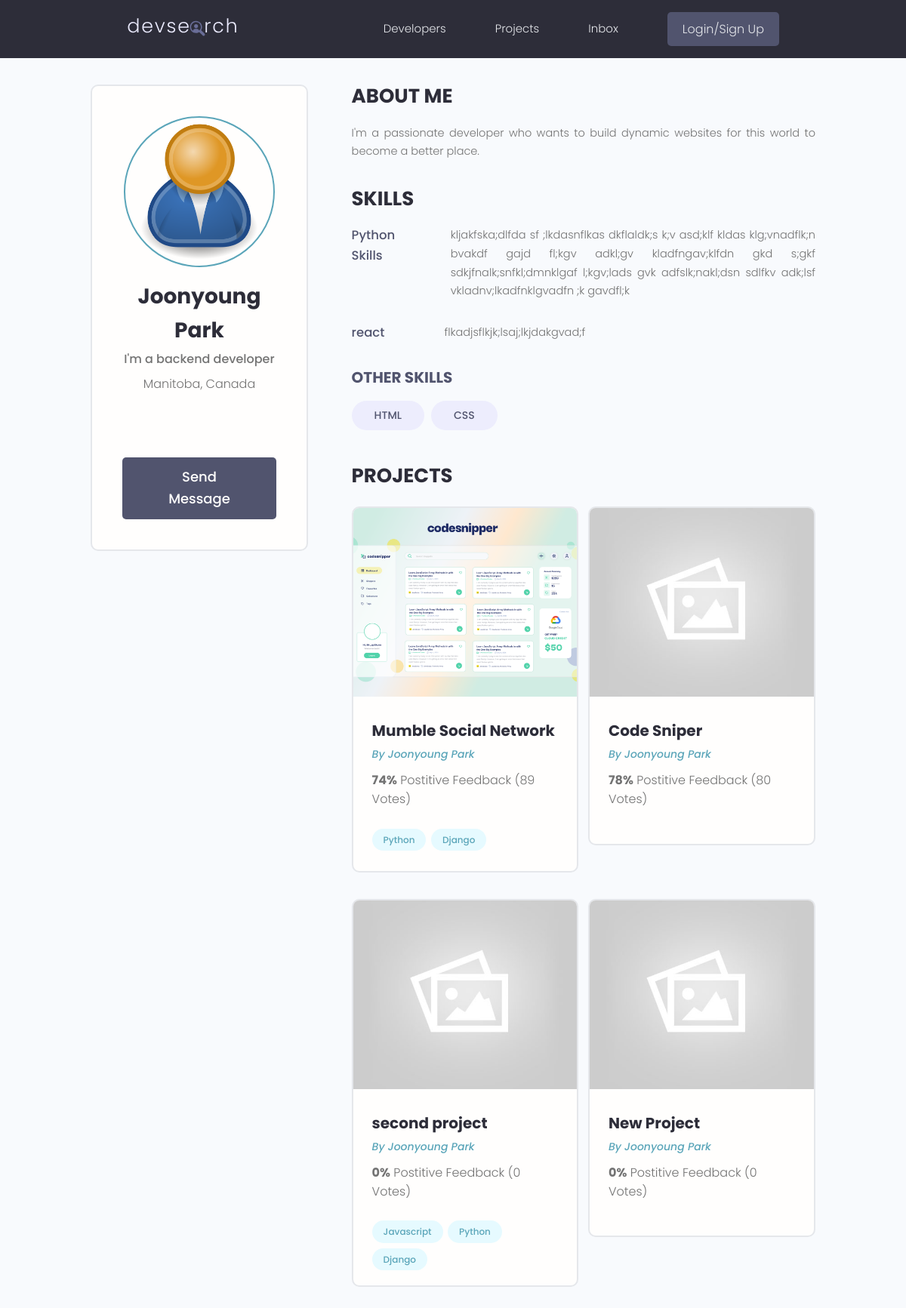
The app's page /profile/18514f36-1c41-44f2-a470-2cd6156ea5cc/ with its own data.
### users/models.py (models this page shows, shortened)
class Profile(models.Model):
    user = models.OneToOneField(
        User, on_delete=models.CASCADE, null=True, blank=True)
    name = models.CharField(max_length=200, blank=True, null=True)
    email = models.EmailField(max_length=500, blank=True, null=True)
    username = models.CharField(max_length=200, blank=True, null=True)
    location = models.CharField(max_length=200, blank=True, null=True)
    short_intro = models.CharField(max_length=200, blank=True, null=True)
    bio = models.TextField(blank=True, null=True)
    profile_image = models.ImageField(
        null=True, blank=True, upload_to='profiles/', default="profiles/user-default.png")
    social_github = models.CharField(max_length=200, blank=True, null=True)
    social_twitter = models.CharField(max_length=200, blank=True, null=True)
    social_linkedin = models.CharField(max_length=200, blank=True, null=True)
    social_youtube = models.CharField(max_length=200, blank=True, null=True)
    social_website = models.CharField(max_length=200, blank=True, null=True)
    created = models.DateTimeField(auto_now_add=True)
    id = models.UUIDField(default=uuid.uuid4, unique=True,
                          primary_key=True, editable=False)

class Skill(models.Model):
    owner = models.ForeignKey(
        Profile, on_delete=models.CASCADE, null=True, blank=True)
    name = models.CharField(max_length=200, blank=True, null=True)
    description = models.TextField(blank=True, null=True)
    created = models.DateTimeField(auto_now_add=True)
    id = models.UUIDField(default=uuid.uuid4, unique=True,
                          primary_key=True, editable=False)
    def __str__(self):
        return str(self.name)

### projects/models.py (models this page shows, shortened)
class Project(models.Model):
    owner = models.ForeignKey(
        Profile, null=True, blank=True, on_delete=models.SET_NULL)
    title = models.CharField(max_length=200)
    description = models.TextField(null=True, blank=True)
    featured_image = models.ImageField(
        null=True, blank=True, default="default.jpg")
    demo_link = models.CharField(max_length=2000, null=True, blank=True)
    source_link = models.CharField(max_length=2000, null=True, blank=True)
    tags = models.ManyToManyField('Tag', blank=False, null=False)
    vote_total = models.IntegerField(default=0, null=True, blank=True)
    vote_ratio = models.IntegerField(default=0, null=True, blank=True)
    created = models.DateTimeField(auto_now_add=True)
    id = models.UUIDField(default=uuid.uuid4, unique=True,
                          primary_key=True, editable=False)

class Tag(models.Model):
    name = models.CharField(max_length=200)
    created = models.DateTimeField(auto_now_add=True)
    id = models.UUIDField(default=uuid.uuid4, unique=True,
                          primary_key=True, editable=False)
    def __str__(self):
        return self.name

### users/views.py (the view)
# urls.py: path('profile/<str:pk>/', views.userProfile, name="user-profile"),
def userProfile(request, pk):
    profile = Profile.objects.get(id=pk)
    topSkills = profile.skill_set.exclude(description__exact="")
    otherSkills = profile.skill_set.filter(description="")
    context = {'profile': profile, 'topSkills': topSkills,
               'otherSkills': otherSkills}
    return render(request, 'users/user-profile.html', context)

### users/templates/users/user-profile.html (shortened to what this page needs)
{% extends 'main.html' %}
{% block content %}
<main class="profile my-md">
    <div class="container">
        <div class="layout">
            <div class="column column--1of3">
                <div class="card text-center">
                    <div class="card__body dev">
                        <img class="avatar avatar--xl" src="{{ profile.profile_image.url }}" />
                        <h2 class="dev__name">{{profile.name}}</h2>
                        <p class="dev__title"> {{profile.short_intro}}</p>
                        <p class="dev__location">{{profile.location}}</p>
                        <ul class="dev__social">
                        </ul>
                        <a href="#" class="btn btn--sub btn--lg">Send Message </a>
                    </div>
                </div>
            </div>
            <div class="column column--2of3">
                <div class="devInfo">
                    <h3 class="devInfo__title">About Me</h3>
                    <p class="devInfo__about">{{profile.bio}}</p>
                </div>
                <div class="devInfo">
                    <h3 class="devInfo__title">Skills</h3>
                    <div class="devInfo__skills">
                        {% for skill in topSkills %}
                        <div class="devSkill">
                            <h4 class="devSkill__title">{{skill.name}}</h4>
                            <p class="devSkill__info"> {{skill.description}}</p>
                        </div>
                        {% endfor %}
                        <h3 class="devInfo__subtitle">Other Skills</h3>
                        <div class="devInfo__otherSkills">
                            {% for skill in otherSkills %}
                            <span class="tag tag--pill tag--sub tag--lg">
                                <small>{{skill}}</small>
                            </span>
                            {% endfor %}
                        </div>
                    </div>
                </div>
                <div class="devInfo">
                    <h3 class="devInfo__title">Projects</h3>
                    <div class="grid grid--two">
                        {% for project in profile.project_set.all %}
                        <div class="column">
                            <div class="card project">
                                <a href="{% url 'project' project.id %}" class="project">
                                    <img class="project__thumbnail" src="{{project.featured_image.url}}"
                                        alt="project thumbnail" />
                                    <div class="card__body">
                                        <h3 class="project__title">{{project.title}}</h3>
                                        <p><a class="project__author"
                                                href="{% url 'user-profile' project.owner.id %}">By
                                                {{project.owner.name}}</a>
                                        </p>
                                        <p class="project--rating">
                                            <span style="font-weight: bold;">{{project.vote_ratio}}%</span> Postitive
                                            Feedback ({{project.vote_total}} Vote{{project.vote_total|pluralize:"s"}})
                                        </p>
                                        <div class="project__tags">
                                            {% for tag in project.tags.all %}
                                            <span class="tag tag--pill tag--main">
                                                <small>{{tag}}</small>
                                            </span>
                                            {% endfor %}
                                        </div>
                                    </div>
                                </a>
                            </div>
                        </div>
                        {% endfor %}
                    </div>
                </div>
            </div>
        </div>
    </div>
</main>
{% endblock content %}

### static/styles/app.css (style rules this page uses)
:root { --color-sub: #2d2d39; }
.btn--sub { background-color: var(--color-sub-light); }
.card { border: 2px solid var(--color-light); }
img { width: 100%; }
.profile .card > .dev { padding: 4rem; }
.dev__name { color: var(--color-sub); font-size: 2.8rem; font-weight: 700; margin-top: 1rem; margin-bottom: 0.5rem; }
.dev__title { font-size: 1.6rem; font-weight: 500; line-height: 1.3; }
.dev__location { margin-top: 1rem; }
.dev__social { margin: 3rem 0; list-style: none; display: flex; justify-content: center; gap: 1.5rem; }
.devInfo { margin-bottom: 3rem; }
.devInfo__title, .devInfo__subtitle { font-size: 2.6rem; color: var(--color-sub); text-transform: uppercase; font-weight: 700; margin-bottom: 1.5rem; }
.devInfo__subtitle { font-size: 2rem; color: var(--color-sub-light); }
.devInfo__about, .devSkill__info { font-size: 1.45rem; line-height: 1.7; text-align: justify; }
.devSkill { margin-bottom: 3rem; }
.devSkill__title { font-size: 1.65rem; font-weight: 500; color: var(--color-sub-light); }
@media screen and (min-width: 700px) { .devSkill { display: flex; justify-content: space-between; gap: 3rem; } }
@media screen and (min-width: 700px) { .devSkill__info { flex-basis: 80%; } }
.project__author { font-size: 1.4rem; font-style: italic; }
.project--rating { margin-bottom: 1.6em; margin-top: 0.5em; }
.project__thumbnail { height: 25rem; object-fit: cover; object-position: top center; }
.project__title { font-size: 2rem; font-weight: 700; color: var(--color-sub); }

### static/uikit/styles/modules/_variables.css (style rules this page uses)
:root { --color-main: #5aa5b9; --color-main-light: #e6faff; --color-sub: #3f4156; --color-sub-light: #51546e; --color-sub-lighter: #ededfd; --color-text: #737373; --color-gray: #8b8b8b; --color-light: #e5e7eb; --color-light-gray: #767676; --color-bg: #f8fafd; --color-white: #fffefd; --color-white-light: #f3f3f3; --color-success: #359e64; --color-success-bg: #def8e8; --color-error: #fc4b0b; --color-error-bg: #fff2ee; --font-base: 'Poppins', arial, helvetica, 'Segoe UI', roboto, ubuntu, sans-serif; --font-monospace: 'Fira Code', 'Courier New', courier, monospace; --font-regular: 300; --font-medium: 500; --font-bold: 700; --generic-shadow: 1px 1px 5px #00000010; --generic-transition: all 0.3s ease-in-out; }

### static/uikit/styles/modules/_base.css (style rules this page uses)
* { margin: 0; padding: 0; box-sizing: border-box; text-rendering: optimizeLegibility; color: inherit; font-size: inherit; }
html { font-size: 50%; }
@media only screen and (min-width: 480px) { html { font-size: 56.25%; } }
@media only screen and (min-width: 1200px) { html { font-size: 62.5%; } }
body { line-height: 1.6; font-weight: 400; font-size: 1.5rem; color: var(--color-text); background-color: var(--color-bg); min-height: 100vh; }

### static/uikit/styles/modules/_typography.css (style rules this page uses)
* { font-family: var(--font-base); }
h2 { font-size: 3.6rem; font-weight: var(--font-bold); }
h3 { font-size: 3.2rem; font-weight: var(--font-medium); }
h4 { font-size: 2.8rem; font-weight: var(--font-medium); }
p, span, strong { font-size: 1.6rem; color: var(--color-text); font-weight: var(--font-regular); }
a { padding-bottom: 2px; text-decoration: none; display: inline-block; color: var(--color-main); font-weight: var(--font-medium); }

### static/uikit/styles/modules/_utilities.css (style rules this page uses)
.container { width: 92%; max-width: 165rem; margin: 0 auto; box-sizing: border-box; }
@media screen and (min-width: 1000px) { .container { width: 90%; } }
@media screen and (min-width: 1200px) { .container { width: 80%; } }
.text-center { text-align: center; }
.my-md { margin: 3rem auto; }

### static/uikit/styles/modules/_avatar.css (style rules this page uses)
.avatar { border-radius: 50%; border: 2px solid var(--color-main); object-fit: cover; }
.avatar--xl { height: 20rem; width: 20rem; }

### static/uikit/styles/modules/_button.css (style rules this page uses)
.btn { display: inline-block; position: relative; cursor: pointer; background-color: var(--color-light); font-weight: var(--font-medium); color: var(--color-sub); text-decoration: none; padding: 1rem 2rem; border-radius: 0.5rem; border: none; width: -webkit-fit-content; width: -moz-fit-content; width: fit-content; height: -webkit-fit-content; height: -moz-fit-content; height: fit-content; font-size: 1.6rem; outline-width: 0; outline-color: transparent; -webkit-backface-visibility: hidden; backface-visibility: hidden; transition: all 0.3s ease-in-out; }
.btn--sub { background-color: var(--color-sub); color: var(--color-white); }
.btn--lg { font-size: 1.8rem; padding: 1.2rem 4.5rem; }

### static/uikit/styles/modules/_card.css (style rules this page uses)
.card { border-radius: 1rem; background-color: var(--color-white); border: 1.5px solid var(--color-light); width: auto; height: auto; margin-top: 0.5rem; margin-bottom: 0.5rem; overflow: hidden; }
.card__body, .card__header { padding: 2rem 2.5rem; }

### records on screen
Profile: profile_image (placeholder picture), name "Joonyoung Park", short_intro "I'm a backend developer", location "Manitoba, Canada", bio "I'm a passionate developer who wants to build dynamic websites for this world to become a better place."
Skill: name "Python Skills", description "kljakfska;dlfda sf ;lkdasnflkas dkflaldk;s k;v asd;klf kldas klg;vnadflk;n bvakdf gajd fl;kgv adkl;gv kladfngav;klfdn gkd s;gkf sdkjfnalk;snfkl;dmnklgaf l;kgv;lads gvk adfslk;nakl;dsn sdlfkv adk;lsf vkladnv;lkadfnklgvadfn ;k gavdfl;k"
Skill: name "react", description "flkadjsflkjk;lsaj;lkjdakgvad;f"
Skill: name "HTML"
Skill: name "CSS"
Project: featured_image (picture), title "Mumble Social Network", owner.name "Joonyoung Park", vote_ratio "74", vote_total "89"
Tag: name "Python"
Tag: name "Django"
Project: featured_image (placeholder picture), title "Code Sniper", owner.name "Joonyoung Park", vote_ratio "78", vote_total "80"
Project: featured_image (placeholder picture), title "second project", owner.name "Joonyoung Park", vote_ratio "0", vote_total "0"
Tag: name "Javascript"
Project: featured_image (placeholder picture), title "New Project", owner.name "Joonyoung Park", vote_ratio "0", vote_total "0"
